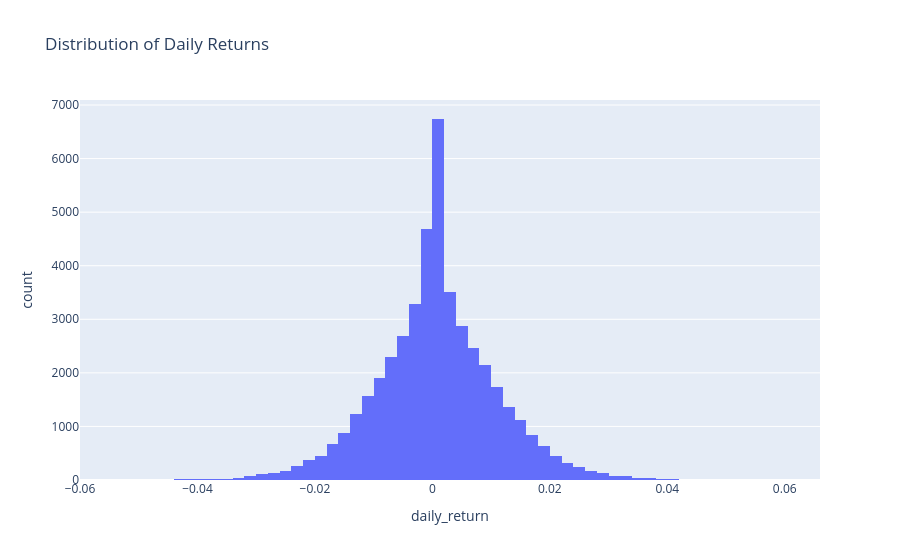

Source (notebook cell):
### Markdown cell above
# The code calculates the daily percentage return for each mutual fund based on its NAV and provides summary statistics to understand the average return, risk (volatility), and the range of daily gains and losses.

### Code cell
fig = px.histogram(
    nav,
    x="daily_return",
    nbins=100,
    title="Distribution of Daily Returns"
)

fig.show()

### Figure 1 — Plotly figure (JSON) as saved in the notebook; plotly's stock layout.template omitted (floating-point values rounded to 4 significant figures; data arrays with more than 128 entries replaced by an {"elided": "..."} marker saying what was removed)
{"data": [{"alignmentgroup": "True", "bingroup": "x", "hovertemplate": "daily_return=%{x}<br>count=%{y}<extra></extra>", "legendgroup": "", "marker": {"color": "#636efa", "pattern": {"shape": ""}}, "name": "", "nbinsx": 100, "offsetgroup": "", "orientation": "v", "showlegend": false, "type": "histogram", "x": {"elided": "46000 float values"}, "xaxis": "x", "yaxis": "y"}], "layout": {"barmode": "relative", "legend": {"tracegroupgap": 0}, "title": {"text": "Distribution of Daily Returns"}, "xaxis": {"anchor": "y", "domain": [0, 1], "title": {"text": "daily_return"}}, "yaxis": {"anchor": "x", "domain": [0, 1], "title": {"text": "count"}}}}
